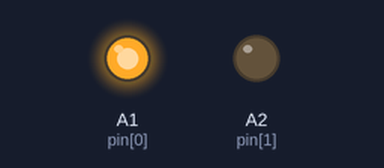
A sketch run on a simulated Arduino Uno, built with avr-gcc and run on an emulated ATmega328P. Parts: output pins drawn as LEDs (lit = HIGH).

Above: at 0.5 s.
At 2.5 s:
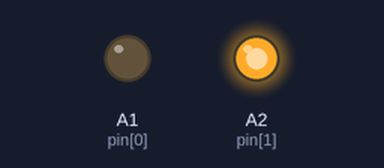
At 3.5 s:
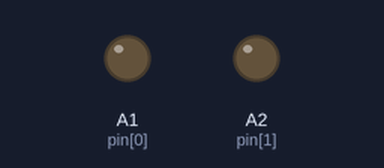
Timing chart, 0 to 5.2 s (numbered marks = the images above):
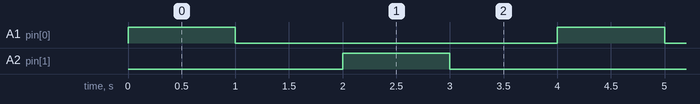

The sketch:

led_exam.ino
```cpp
int pin[2] = {A1, A2};
int led_length = sizeof(pin)/sizeof(int);

void setup() {
  for(int i=0; i<led_length; i++){
    pinMode(pin[i], OUTPUT);
  }
}

void loop() {
  for(int i=0; i<led_length; i++){
    digitalWrite(pin[i], HIGH);
    delay(1000);
    digitalWrite(pin[i], LOW);
    delay(1000);
  }
}
```

Measured:
- by itself, A1 (pin[0]), A2 (pin[1]): alternates HIGH for 1.0 s and LOW for 3.0 s
- by itself, everything shown: repeats every 4.0 s, in 4 steps
